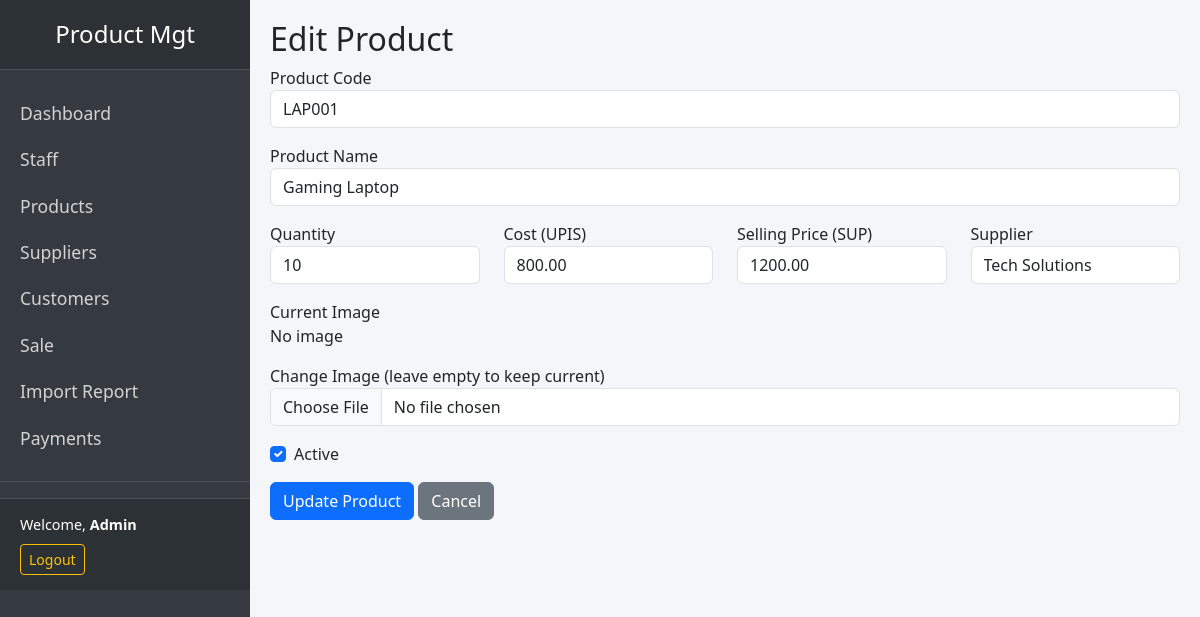
The page /product/edit/1 (signed in) on the database its author committed.
### tables this page shows
CREATE TABLE tbProducts (
    ProID INT AUTO_INCREMENT PRIMARY KEY,
    ProCode VARCHAR(50) NOT NULL UNIQUE,
    ProName VARCHAR(100) NOT NULL,
    Qty INT DEFAULT 0,
    UPIS DECIMAL(10,2),
    SUP DECIMAL(10,2),
    Status BOOLEAN DEFAULT 1,
    supID INT,
    ProductImage VARCHAR(255),
    FOREIGN KEY (supID) REFERENCES tbSuppliers(supID) ON DELETE SET NULL
);

CREATE TABLE tbSuppliers (
    supID INT AUTO_INCREMENT PRIMARY KEY,
    Supplier VARCHAR(100) NOT NULL,
    SupAdd VARCHAR(255),
    SupCon VARCHAR(50),
    Status BOOLEAN DEFAULT 1
);

### app/controllers/Controller.php (called while the page is built, shortened)
<?php
class Controller {
    protected function view($view, $data = []) {
        include __DIR__ . "/../views/layout.php";
    }
}

### app/controllers/ProductController.php (called while the page is built, shortened)
<?php
require_once 'Controller.php';
require_once '../app/models/Product.php';
require_once '../app/models/Supplier.php';
class ProductController extends Controller {
    private $productModel;
    private $supplierModel;
    public function __construct() {
        $this->productModel = new Product();
        $this->supplierModel = new Supplier();
    }
    public function edit($id) {
        $product = $this->productModel->find($id);
        $suppliers = $this->supplierModel->getActive();
        $this->view('products/edit', ['product' => $product, 'suppliers' => $suppliers]);
    }
}

### public/index.php (called while the page is built, shortened)
<?php
require_once __DIR__ . '/../app/routes/web.php';

### app/models/Model.php (called while the page is built, shortened)
<?php
class Model {
    public function __construct() {
        global $pdo;
        $this->pdo = $pdo;
    }
}

### app/models/Product.php (called while the page is built, shortened)
<?php
require_once 'Model.php';
class Product extends Model {
    public function find($id) {
        $stmt = $this->pdo->prepare("SELECT * FROM tbProducts WHERE ProID = ?");
        $stmt->execute([$id]);
        return $stmt->fetch(PDO::FETCH_ASSOC);
    }
}

### app/models/Supplier.php (called while the page is built, shortened)
<?php
require_once 'Model.php';
class Supplier extends Model {
    public function getActive() {
        $stmt = $this->pdo->query("SELECT supID, Supplier FROM tbSuppliers WHERE Status = 1 ORDER BY Supplier");
        return $stmt->fetchAll(PDO::FETCH_ASSOC);
    }
}

### app/views/products/edit.php (the view, shortened to what this page needs)
<h2>Edit Product</h2>
<form method="post" action="<?= BASE_URL ?>product/update/<?= $product['ProID'] ?>" enctype="multipart/form-data">
    <div class="mb-3">
        <label>Product Code</label>
        <input type="text" name="ProCode" class="form-control" value="<?= htmlspecialchars($product['ProCode']) ?>" required maxlength="50">
    </div>
    <div class="mb-3">
        <label>Product Name</label>
        <input type="text" name="ProName" class="form-control" value="<?= htmlspecialchars($product['ProName']) ?>" required>
    </div>
    <div class="row">
        <div class="col-md-3 mb-3">
            <label>Quantity</label>
            <input type="number" name="Qty" class="form-control" value="<?= $product['Qty'] ?>">
        </div>
        <div class="col-md-3 mb-3">
            <label>Cost (UPIS)</label>
            <input type="number" step="0.01" name="UPIS" class="form-control" value="<?= $product['UPIS'] ?>" required>
        </div>
        <div class="col-md-3 mb-3">
            <label>Selling Price (SUP)</label>
            <input type="number" step="0.01" name="SUP" class="form-control" value="<?= $product['SUP'] ?>" required>
        </div>
        <div class="col-md-3 mb-3">
            <label>Supplier</label>
            <select name="supID" class="form-control">
                <?php foreach ($suppliers as $s): ?>
                    <option value="<?= $s['supID'] ?>" <?= $s['supID'] == $product['supID'] ? 'selected' : '' ?>>
                        <?= htmlspecialchars($s['Supplier']) ?>
                    </option>
                <?php endforeach; ?>
            </select>
        </div>
    </div>
    <div class="mb-3">
        <label>Current Image</label><br>
        <?php if ($product['ProductImage']): ?>
            <img src="assets/uploads/<?= $product['ProductImage'] ?>" width="100" class="mb-2"><br>
        <?php else: ?>
            <p>No image</p>
        <?php endif; ?>
        <label>Change Image (leave empty to keep current)</label>
        <input type="file" name="ProductImage" class="form-control" accept="image/*">
    </div>
    <div class="mb-3 form-check">
        <input type="checkbox" name="Status" class="form-check-input" <?= $product['Status'] ? 'checked' : '' ?>>
        <label class="form-check-label">Active</label>
    </div>
    <button type="submit" class="btn btn-primary">Update Product</button>
    <a href="<?= BASE_URL ?>product" class="btn btn-secondary">Cancel</a>
</form>

### app/views/layout.php (style rules this page uses)
body { background: #f4f6f9; }

### rows shown on the page
tbproducts: ProCode "LAP001", ProName "Gaming Laptop", Qty "10", UPIS "800.00", SUP "1200.00", supID "Tech Solutions", Status "☑"

### other values the page prints
$_SESSION['user_name'] "Admin"
